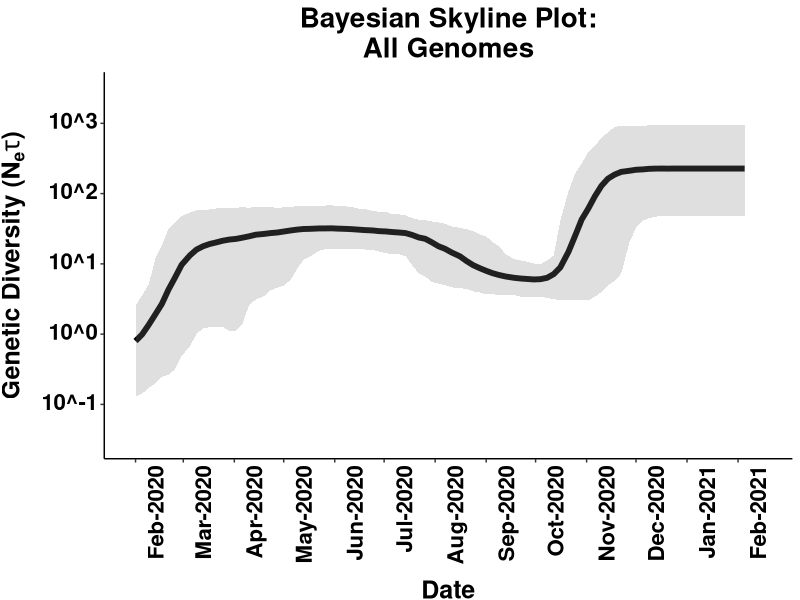
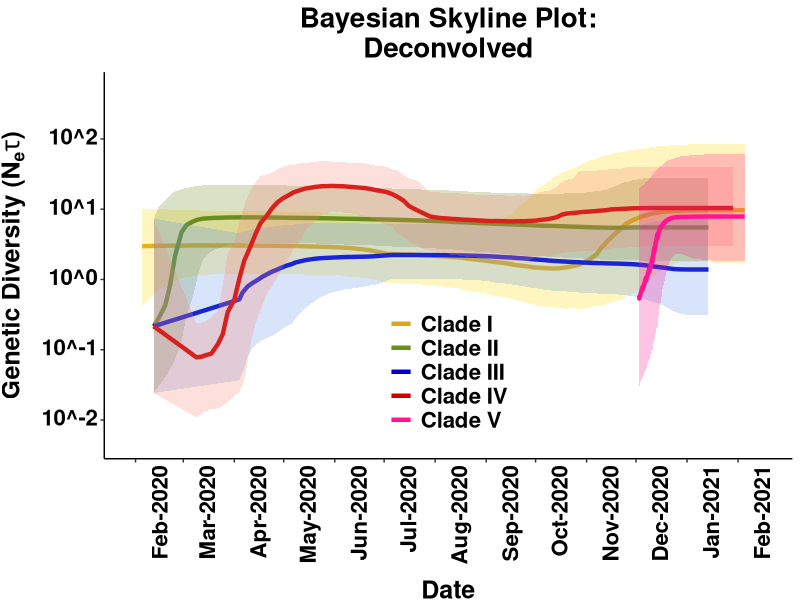
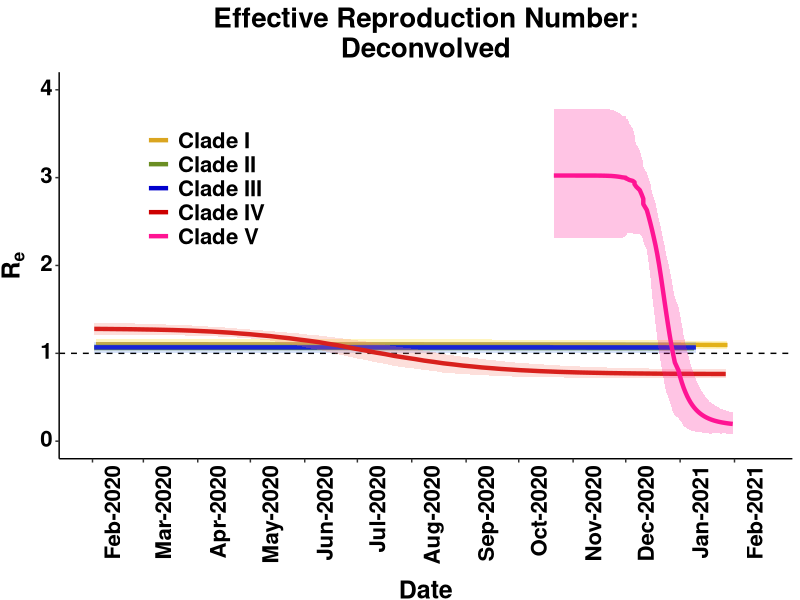
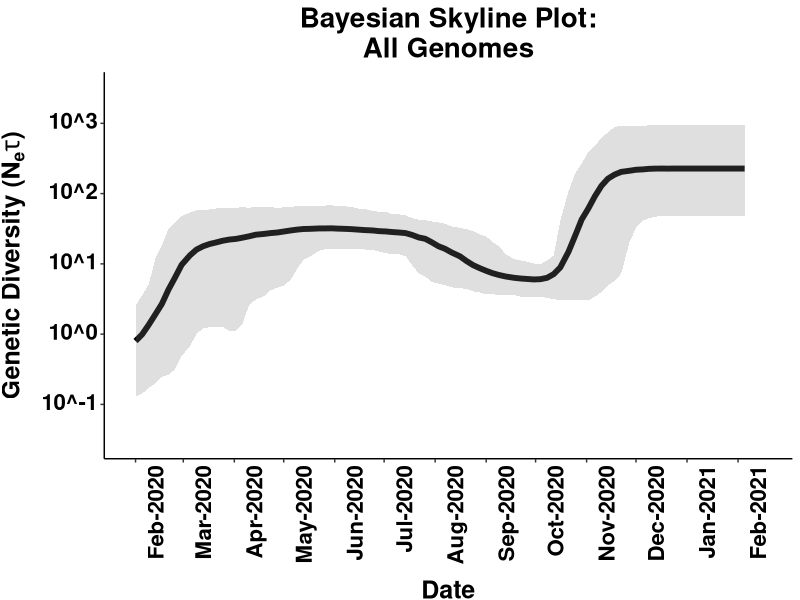
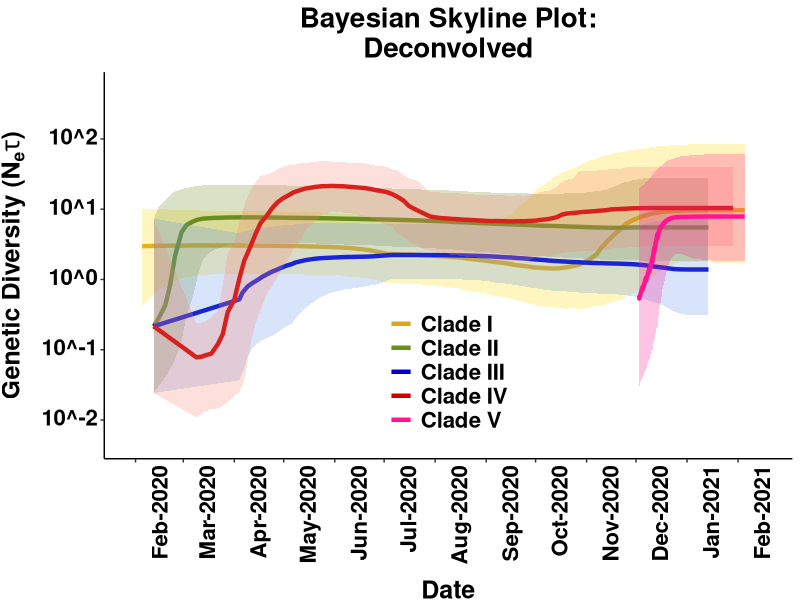
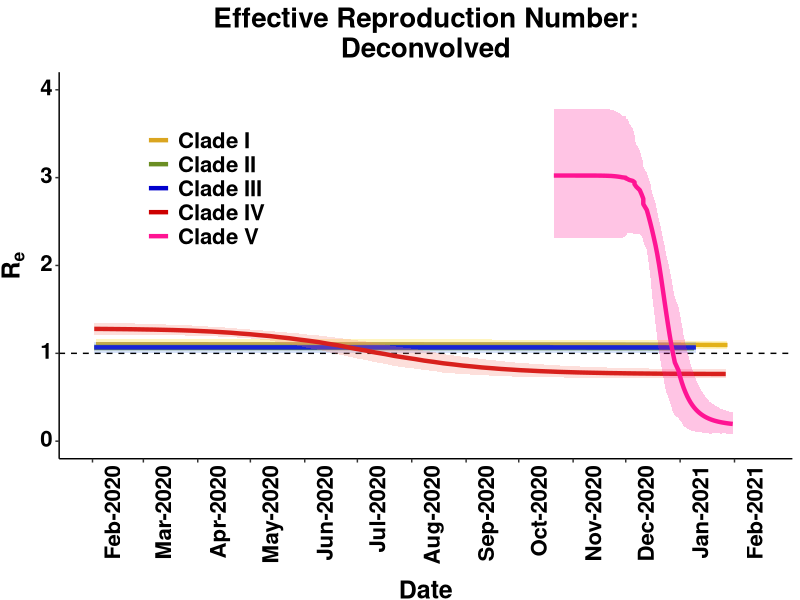

The R source for these figures, in order:
# Gregory S. Orf, Ph.D.
# Virus Discovery Group, Abbott Laboratories

# Load libraries ----------------------------------------------------------

library(tidyverse)
library(lubridate)
library(readxl)
library(ggtext)
library(scales)

# Load data ---------------------------------------------------------------

setwd("Data/")

full.bsp <-
  read_excel(
    "Fig_2B.xlsx",
    sheet = 1,
    col_types = c("date", "numeric", "numeric", "numeric")
  ) %>%
  mutate(Date = as.Date(Date, "%Y-%M-%d", tz = "UTC"))

clade.bsp <-
  read_excel(
    "Fig_2C.xlsx",
    sheet = 6,
    col_types = c(
      "date", "numeric", "numeric", "numeric", "date", "numeric",
      "numeric", "numeric", "date", "numeric", "numeric", "numeric",
      "date", "numeric", "numeric", "numeric", "date", "numeric",
      "numeric", "numeric"
    )
  ) %>%
  mutate(Date1 = as.Date(Date1, "%Y-%M-%d", tz = "UTC")) %>%
  mutate(Date2 = as.Date(Date2, "%Y-%M-%d", tz = "UTC")) %>%
  mutate(Date3 = as.Date(Date3, "%Y-%M-%d", tz = "UTC")) %>%
  mutate(Date4 = as.Date(Date4, "%Y-%M-%d", tz = "UTC")) %>%
  mutate(Date5 = as.Date(Date5, "%Y-%M-%d", tz = "UTC"))

clade.Re <-
  read_excel(
    "Fig_2D.xlsx",
    sheet = 1,
    col_types = c(
      "date", "numeric", "numeric", "numeric", "date", "numeric",
      "numeric", "numeric", "date", "numeric", "numeric", "numeric",
      "date", "numeric", "numeric", "numeric", "date", "numeric",
      "numeric", "numeric"
    )
  ) %>%
  mutate(Date1 = as.Date(Date1, "%Y-%M-%d", tz = "UTC")) %>%
  mutate(Date2 = as.Date(Date2, "%Y-%M-%d", tz = "UTC")) %>%
  mutate(Date3 = as.Date(Date3, "%Y-%M-%d", tz = "UTC")) %>%
  mutate(Date4 = as.Date(Date4, "%Y-%M-%d", tz = "UTC")) %>%
  mutate(Date5 = as.Date(Date5, "%Y-%M-%d", tz = "UTC"))

# Panel B - Total BSP -----------------------------------------------------

Fig_2B <-
  ggplot(
    data = full.bsp,
    aes(x = Date, y = Mean, ymin = Lower, ymax = Upper)
  ) +
  geom_line(
    size = 2
  ) +
  geom_ribbon(
    alpha = 0.25,
    fill = "gray50"
  ) +
  scale_x_date(
    name = "Date",
    date_labels = "%b-%Y",
    breaks = seq.Date(ymd("2020-02-01"), ymd("2021-02-28"), by = "month"),
    limits = c(ymd("2020-02-01"), ymd("2021-02-15"))
  ) +
  scale_y_log10(
    breaks = trans_breaks("log10", function(x) 10^x),
    labels = trans_format("log10", math_format(10^.x)),
    limits = c(3e-02, 3e+03)
  ) +
  ylab(
    expression(bold(paste("Genetic Diversity (", N[e], tau, ")")))
  ) +
  theme_classic() +
  theme(
    axis.text.x = element_text(size = 16, angle = 90, face = "bold", color = "black", vjust = 1.75, hjust = 1),
    axis.text.y = element_markdown(size = 16, face = "bold", color = "black"),
    axis.title.y = element_text(size = 18, face = "bold", vjust = 2, color = "black"),
    axis.title.x = element_text(size = 18, face = "bold", vjust = -1, color = "black"),
    plot.title = element_text(size = 20, face = "bold", hjust = 0.5),
    panel.background = element_rect(fill = "transparent", color = NA),
    plot.background = element_rect(fill = "transparent", color = NA)
  ) +
  ggtitle(
    label = "Bayesian Skyline Plot:\nAll Genomes"
  )

Fig_2B

ggsave(
  file = "Fig_2B.svg",
  plot = Fig_2B,
  device = "svg",
  scale = 3.15,
  width = 600,
  height = 600,
  units = c("px"),
  limitsize = FALSE,
  bg = "transparent"
)


# Panel C - BSP Deconvolution ---------------------------------

line_width <-
  1.5
line_alpha <-
  1
ribbon_alpha <-
  0.25
line_colors <-
  c(
    "Clade I" = "goldenrod",
    "Clade II" = "olivedrab",
    "Clade III" = "blue3",
    "Clade IV" = "red3",
    "Clade V" = "deeppink1"
  )

Fig_2C <-
  ggplot() +
  geom_line(
    data = clade.bsp,
    aes(
      x = Date1, 
      y = Mean1, 
      color = "Clade I"
    ),
    size = line_width,
    alpha = line_alpha
  ) +
  geom_ribbon(
    data = clade.bsp,
    aes(
      x = Date1,
      y = Mean1,
      ymax = Max1,
      ymin = Min1
    ),
    alpha = ribbon_alpha,
    fill = "gold"
  ) +
  geom_line(
    data = clade.bsp,
    aes(
      x = Date2,
      y = Mean2,
      color = "Clade II"
    ),
    size = line_width,
    alpha = line_alpha,
  ) +
  geom_ribbon(
    data = clade.bsp,
    aes(
      x = Date2,
      y = Mean2,
      ymax = Max2,
      ymin = Min2
    ),
    alpha = ribbon_alpha,
    fill = "olivedrab"
  ) +
  geom_line(
    data = clade.bsp,
    aes(
      x = Date3,
      y = Mean3,
      color = "Clade III"
    ),
    size = line_width,
    alpha = line_alpha,
  ) +
  geom_ribbon(
    data = clade.bsp,
    aes(
      x = Date3,
      y = Mean3,
      ymax = Max3,
      ymin = Min3
    ),
    alpha = ribbon_alpha,
    fill = "cornflowerblue"
  ) +
  geom_line(
    data = clade.bsp,
    aes(
      x = Date4,
      y = Mean4,
      color = "Clade IV"
    ),
    size = line_width,
    alpha = line_alpha,
  ) +
  geom_ribbon(
    data = clade.bsp,
    aes(
      x = Date4,
      y = Mean4,
      ymax = Max4,
      ymin = Min4
    ),
    alpha = ribbon_alpha,
    fill = "salmon"
  ) +
  geom_line(
    data = clade.bsp,
    aes(
      x = Date5,
      y = Mean5,
      color = "Clade V"
    ),
    size = line_width,
    alpha = line_alpha,
  ) +
  geom_ribbon(
    data = clade.bsp,
    aes(
      x = Date5,
      y = Mean5,
      ymax = Max5,
      ymin = Min5
    ),
    alpha = ribbon_alpha,
    fill = "deeppink1"
  ) +
  scale_x_date(
    name = "Date",
    date_labels = "%b-%Y",
    breaks = seq.Date(
      ymd("2020-02-01"),
      ymd("2021-02-28"),
      by = "month"
    ),
    limits = c(
      ymd("2020-02-01"),
      ymd("2021-02-15")
    )
  ) +
  scale_y_log10(
    breaks = trans_breaks(
      "log10",
      function(x) 10^x
    ),
    labels = trans_format(
      "log10", 
      math_format(10^.x)
    ),
    limits = c(
      5e-03,
      5e+02
    )
  ) +
  scale_color_manual(values = line_colors) +
  ylab(expression(bold(paste("Genetic Diversity (", N[e], tau, ")")))) +
  theme_classic() +
  theme(
    axis.text.x = element_text(
      size = 16, 
      angle = 90, 
      face = "bold", 
      color = "black",
      vjust = 2, 
      hjust = 1
    ),
    axis.text.y = element_markdown(
      size = 16, 
      face = "bold", 
      color = "black"
    ),
    axis.title.y = element_text(
      size = 18, 
      face = "bold", 
      vjust = 2, 
      color = "black"
    ),
    axis.title.x = element_text(
      size = 18, 
      face = "bold",
      vjust = -1, 
      color = "black"
    ),
    plot.title = element_text(
      size = 20,
      face = "bold",
      hjust = 0.5
    ),
    legend.direction = "vertical",
    legend.position = c(0.5, 0.225),
    legend.title = element_blank(),
    legend.text = element_text(
      color = "black",
      face = "bold",
      size = 16
    ),
    panel.background = element_rect(
      fill = "transparent",
      color = NA
    ),
    plot.background = element_rect(
      fill = "transparent",
      color = NA
    ),
    legend.background = element_rect(
      fill = "transparent", 
      color = NA
    ),
    legend.box.background = element_rect(
      color = NA,
      fill = "transparent"
    )
  ) +
  ggtitle(label = "Bayesian Skyline Plot:\nDeconvolved")

Fig_2C

ggsave(
  filename = "Fig_2C_transparent.svg",
  plot = Fig_2C,
  device = "svg",
  scale = 3,
  width = 600,
  height = 600,
  units = c("px"),
  limitsize = TRUE,
  bg = "transparent"
)

# Panel D - Effective Re ------------------------------------------------

line_width <- 
  1.5
line_alpha <- 
  1
ribbon_alpha <- 
  0.25

line_colors <- c(
  "Clade I" = "goldenrod",
  "Clade II" = "olivedrab",
  "Clade III" = "blue3",
  "Clade IV" = "red3",
  "Clade V" = "deeppink1"
)

Fig_2D <- 
  ggplot() +
  geom_hline(
    yintercept = 1.0, 
    show.legend = FALSE,
    color = "black",
    size = 0.5, 
    linetype = 2
  ) +
  geom_line(
    data = clade.Re,
    aes(
      x = Date1,
      y = Mean1,
      color = "Clade I"
    ),
    size = line_width,
    alpha = line_alpha
  ) +
  geom_ribbon(
    data = clade.Re,
    aes(
      x = Date1,
      y = Mean1,
      ymax = Max1,
      ymin = Min1
    ),
    alpha = ribbon_alpha,
    fill = "gold"
  ) +
  geom_line(
    data = clade.Re,
    aes(
      x = Date2,
      y = Mean2,
      color = "Clade II"
    ),
    size = line_width,
    alpha = line_alpha,
  ) +
  geom_ribbon(
    data = clade.Re,
    aes(
      x = Date2,
      y = Mean2,
      ymax = Max2,
      ymin = Min2
    ),
    alpha = ribbon_alpha,
    fill = "olivedrab"
  ) +
  geom_line(
    data = clade.Re,
    aes(
      x = Date3,
      y = Mean3,
      color = "Clade III"
    ),
    size = line_width,
    alpha = line_alpha,
  ) +
  geom_ribbon(
    data = clade.Re,
    aes(
      x = Date3,
      y = Mean3,
      ymax = Max3,
      ymin = Min3
    ),
    alpha = ribbon_alpha,
    fill = "cornflowerblue"
  ) +
  geom_line(
    data = clade.Re,
    aes(
      x = Date4,
      y = Mean4,
      color = "Clade IV"
    ),
    size = line_width,
    alpha = line_alpha,
  ) +
  geom_ribbon(
    data = clade.Re,
    aes(
      x = Date4,
      y = Mean4,
      ymax = Max4,
      ymin = Min4
    ),
    alpha = ribbon_alpha,
    fill = "salmon"
  ) +
  geom_line(
    data = clade.Re,
    aes(
      x = Date5,
      y = Mean5,
      color = "Clade V"
    ),
    size = line_width,
    alpha = line_alpha,
  ) +
  geom_ribbon(
    data = clade.Re,
    aes(
      x = Date5,
      y = Mean5,
      ymax = Max5,
      ymin = Min5
    ),
    alpha = ribbon_alpha,
    fill = "deeppink1"
  ) +
  scale_x_date(
    name = "Date",
    date_labels = "%b-%Y",
    breaks = seq.Date(
      ymd("2020-02-01"),
      ymd("2021-02-28"),
      by = "month"
    ),
    limits = c(
      ymd("2020-02-01"),
      ymd("2021-02-15")
    )
  ) +
  scale_y_continuous(
    name = expression(bold(R[e])),
    limits = c(0, 4),
    breaks = seq(0, 4, by = 1.0)
  ) +
  scale_color_manual(values = line_colors) +
  ylab(expression(bold(R[e]))) +
  theme_classic() +
  theme(
    axis.text.x = element_text(
      size = 16,
      angle = 90,
      face = "bold",
      color = "black",
      vjust = 1.75,
      hjust = 1
    ),
    axis.text.y = element_markdown(
      size = 16, 
      face = "bold", 
      color = "black"
    ),
    axis.title.y = element_text(
      size = 18, 
      face = "bold",
      vjust = 2, 
      color = "black"
    ),
    axis.title.x = element_text(
      size = 18, 
      face = "bold", 
      vjust = -1, 
      color = "black"
    ),
    plot.title = element_text(
      size = 20, 
      face = "bold", 
      hjust = 0.5
    ),
    legend.direction = "vertical",
    legend.position = c(0.2, 0.7),
    legend.title = element_blank(),
    legend.text = element_text(
      face = "bold",
      size = 16
    ),
    panel.background = element_rect(
      fill = "transparent", 
      color = NA
    ),
    plot.background = element_rect(
      fill = "transparent",
      color = NA
    ),
    legend.background = element_rect(
      fill = "transparent",
      color = NA
    ),
    legend.box.background = element_rect(
      color = NA,
      fill = "transparent"
    )
  ) +
  ggtitle(label = "Effective Reproduction Number:\nDeconvolved")

Fig_2D

# save an svg -------------------------------------------------------------

ggsave(
  file = "Fig_2D.svg",
  plot = Fig_2D,
  device = "svg",
  scale = 3.15,
  width = 600,
  height = 600,
  units = c("px"),
  limitsize = FALSE,
  bg = "transparent"
)
